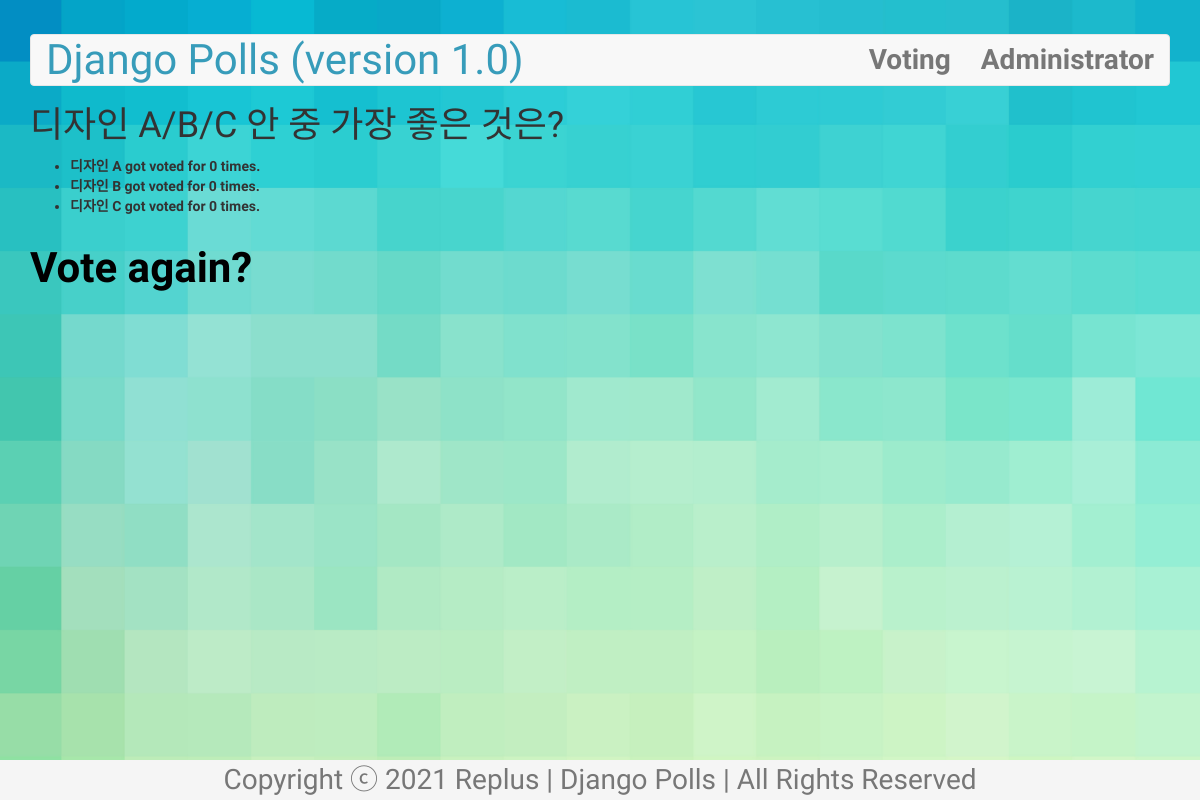
Before: /polls/2/results/ with the older database file.
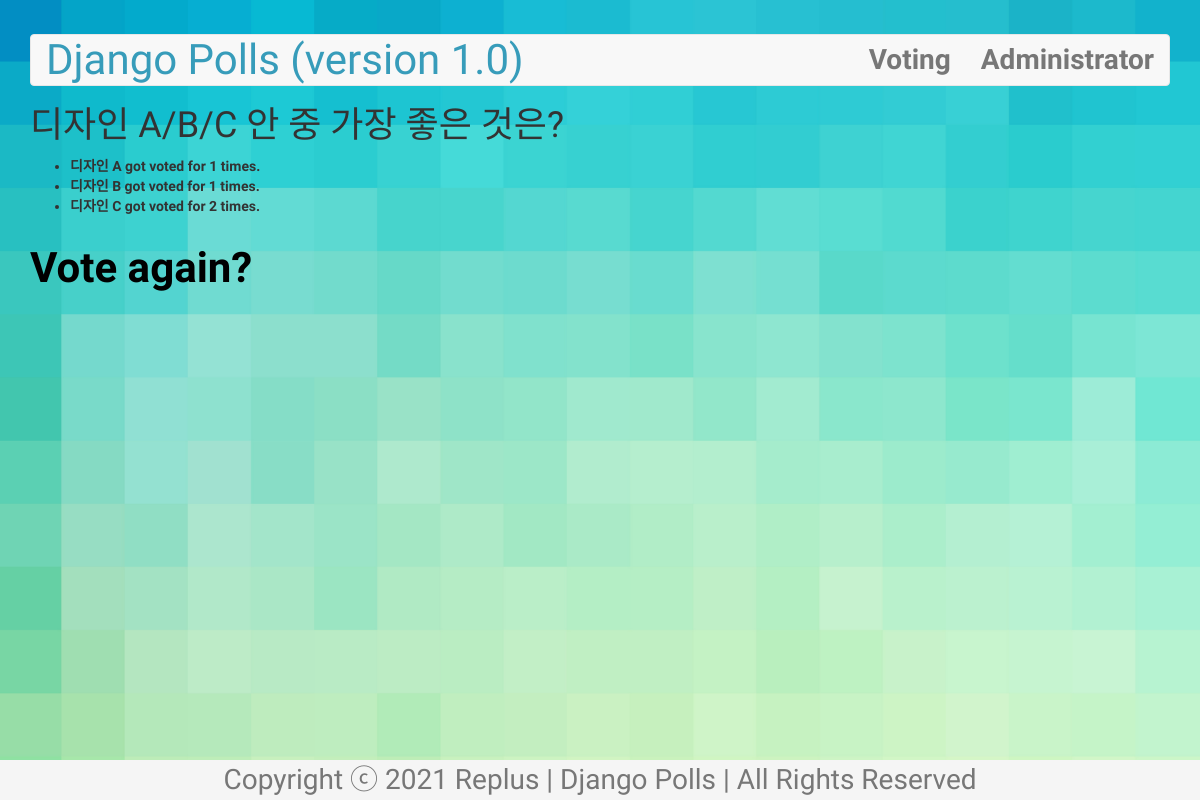
After: the same page with the newer database file.
### polls/models.py (models this page shows, shortened)
class Question(models.Model):
    question_text = models.CharField(max_length=200)
    pub_date = models.DateTimeField('date published')
    def was_published_recently(self):
        now = timezone.now()
        return now >= self.pub_date >= now - datetime.timedelta(days=1)
    was_published_recently.boolean = True
    was_published_recently.admin_order_field = 'pub_date'
    was_published_recently.short_description = 'Published recently'

class Choice(models.Model):
    question = models.ForeignKey(Question, on_delete=models.CASCADE)
    choice_text = models.CharField(max_length=200)
    votes = models.IntegerField(default=0)

### polls/views.py (the view)
# urls.py: path('<int:question_id>/results/', views.results, name='results'),
def results(request, question_id):
    question = get_object_or_404(Question, pk=question_id)
    return render(request, 'polls/result.html', {'question':question})

### polls/templates/polls/result.html
{% extends 'polls/base.html' %} {% block content %}
<h1>{{question.question_text}}</h1>
<ul>
  {% for choice in question.choice_set.all %}
  <li>{{choice.choice_text}} got voted for {{ choice.votes }} times.</li>
  {%endfor%}
</ul>
<a href="{% url 'polls:detail' question.id %}">Vote again?</a>
{% endblock %}

### polls/templates/polls/base.html (shortened to what this page needs)
<!DOCTYPE html>
{% load static %}
<html lang="ko">
  <head>
    <link
      href="//maxcdn.bootstrapcdn.com/bootstrap/3.3.7/css/bootstrap.min.css"
      rel="stylesheet"
    />
    <link
      rel="stylesheet"
      type="text/css"
      href="{% static 'polls/style.css' %}"
    />
  </head>
  <body>
    <div class="container">
      <nav class="navbar navbar-default">
        <div class="container-fluid">
          <div class="navbar-header">
            <span class="navbar-brand">Django Polls (version 1.0)</span>
          </div>
          <ul class="nav navbar-nav">
            <li><a href="{% url 'polls:index' %}">Voting</a></li>
            <li class="navbar-right">
              <a href="{% url 'admin:index' %}">Administrator</a>
            </li>
          </ul>
        </div>
      </nav>
      <div>{% block content %} {% endblock %}</div>
    </div>
    <footer class="footer">
      <div class="container">
        <p class="text-muted">
          Copyright ⓒ 2021 Replus | Django Polls | All Rights Reserved
        </p>
      </div>
    </footer>
  </body>
</html>

### polls/static/polls/style.css (style rules this page uses)
body { background-image: url("images/main_bg.jpg"); background-size: cover; font-family: "Do Hyeon", "Noto Sans KR", "Titillium Web", "Helvetica", sans-serif; }
a { color: black; text-decoration: none; font-weight: 900; font-size: 3em; line-height: 2em; }
h2, li { font-weight: 600; }
.navbar-default { margin-top: 3%; }
.navbar-brand { font-size: 3em; color: #379cba !important; }
.navbar-nav { float: right; }
.navbar-nav > li > a { font-size: 2em; }
.footer { z-index: 999; position: fixed; bottom: 0; width: 100%; margin-top: 350px; text-align: center; height: 40px; background-color: #f5f5f5; font-size: 2em; }

Changed rows visible on the page:
changed Choice "디자인 A": votes "0" → "1"
changed Choice "디자인 B": votes "0" → "1"
changed Choice "디자인 C": votes "0" → "2"
